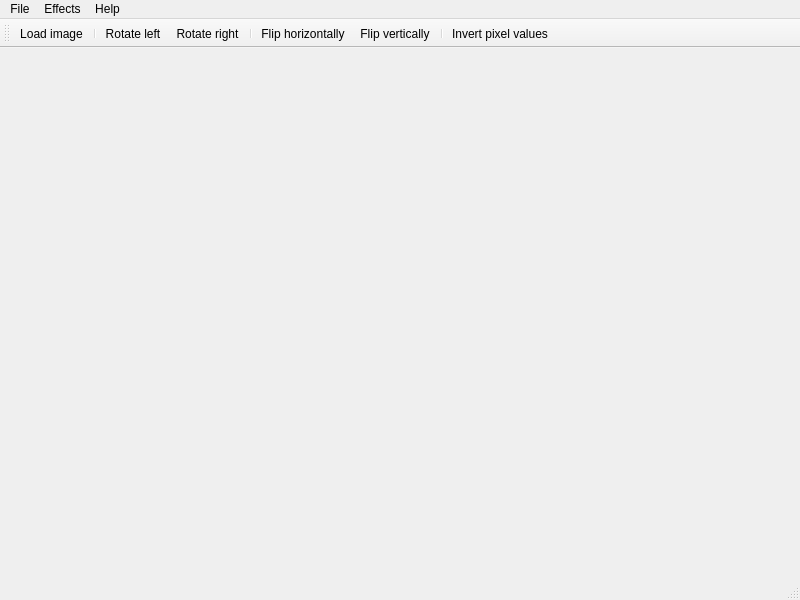
<?xml version="1.0" encoding="UTF-8"?>
<ui version="4.0">
 <class>MainWindow</class>
 <widget class="QMainWindow" name="MainWindow">
  <property name="geometry">
   <rect>
    <x>0</x>
    <y>0</y>
    <width>800</width>
    <height>600</height>
   </rect>
  </property>
  <property name="windowTitle">
   <string>Grayscale Image Manipulator</string>
  </property>
  <property name="windowIcon">
   <iconset resource="../Resource.qrc">
    <normaloff>:/resources/ninja.png</normaloff>:/resources/ninja.png</iconset>
  </property>
  <property name="unifiedTitleAndToolBarOnMac">
   <bool>false</bool>
  </property>
  <widget class="QWidget" name="centralwidget">
   <property name="styleSheet">
    <string notr="true"/>
   </property>
  </widget>
  <widget class="QMenuBar" name="menubar">
   <property name="geometry">
    <rect>
     <x>0</x>
     <y>0</y>
     <width>800</width>
     <height>22</height>
    </rect>
   </property>
   <widget class="QMenu" name="menuFile">
    <property name="title">
     <string>File</string>
    </property>
    <addaction name="actionOpen"/>
   </widget>
   <widget class="QMenu" name="menuEffects">
    <property name="title">
     <string>Effects</string>
    </property>
    <addaction name="actionRotate_left"/>
    <addaction name="actionRotate_right"/>
    <addaction name="separator"/>
    <addaction name="actionFlip_horizontally"/>
    <addaction name="actionFlip_vertically"/>
    <addaction name="separator"/>
    <addaction name="actionInvert_pixel_values"/>
   </widget>
   <widget class="QMenu" name="menuHelp">
    <property name="title">
     <string>Help</string>
    </property>
    <addaction name="actionAbout_Qt"/>
    <addaction name="actionAbout_This_Software"/>
   </widget>
   <addaction name="menuFile"/>
   <addaction name="menuEffects"/>
   <addaction name="menuHelp"/>
  </widget>
  <widget class="QStatusBar" name="statusbar"/>
  <widget class="QToolBar" name="toolBar">
   <property name="windowTitle">
    <string>toolBar</string>
   </property>
   <property name="toolTip">
    <string/>
   </property>
   <attribute name="toolBarArea">
    <enum>TopToolBarArea</enum>
   </attribute>
   <attribute name="toolBarBreak">
    <bool>false</bool>
   </attribute>
   <addaction name="actionOpen"/>
   <addaction name="separator"/>
   <addaction name="actionRotate_left"/>
   <addaction name="actionRotate_right"/>
   <addaction name="separator"/>
   <addaction name="actionFlip_horizontally"/>
   <addaction name="actionFlip_vertically"/>
   <addaction name="separator"/>
   <addaction name="actionInvert_pixel_values"/>
  </widget>
  <action name="actionOpen">
   <property name="icon">
    <iconset resource="../Resource.qrc">
     <normaloff>:/resources/icon-folder-open.svg</normaloff>:/resources/icon-folder-open.svg</iconset>
   </property>
   <property name="text">
    <string>Load image</string>
   </property>
   <property name="shortcut">
    <string>Ctrl+O</string>
   </property>
   <property name="iconVisibleInMenu">
    <bool>true</bool>
   </property>
  </action>
  <action name="actionRotate_left">
   <property name="icon">
    <iconset resource="../Resource.qrc">
     <normaloff>:/resources/icon-rotate-left.svg</normaloff>:/resources/icon-rotate-left.svg</iconset>
   </property>
   <property name="text">
    <string>Rotate left</string>
   </property>
  </action>
  <action name="actionRotate_right">
   <property name="icon">
    <iconset resource="../Resource.qrc">
     <normaloff>:/resources/icon-rotate-right.svg</normaloff>:/resources/icon-rotate-right.svg</iconset>
   </property>
   <property name="text">
    <string>Rotate right</string>
   </property>
  </action>
  <action name="actionFlip_horizontally">
   <property name="icon">
    <iconset resource="../Resource.qrc">
     <normaloff>:/resources/icon-left-right.svg</normaloff>:/resources/icon-left-right.svg</iconset>
   </property>
   <property name="text">
    <string>Flip horizontally</string>
   </property>
  </action>
  <action name="actionFlip_vertically">
   <property name="icon">
    <iconset resource="../Resource.qrc">
     <normaloff>:/resources/icon-up-down.svg</normaloff>:/resources/icon-up-down.svg</iconset>
   </property>
   <property name="text">
    <string>Flip vertically</string>
   </property>
  </action>
  <action name="actionInvert_pixel_values">
   <property name="checkable">
    <bool>false</bool>
   </property>
   <property name="icon">
    <iconset resource="../Resource.qrc">
     <normaloff>:/resources/icon-droplet.svg</normaloff>:/resources/icon-droplet.svg</iconset>
   </property>
   <property name="text">
    <string>Invert pixel values</string>
   </property>
  </action>
  <action name="actionAbout_Qt">
   <property name="text">
    <string>About Qt</string>
   </property>
  </action>
  <action name="actionAbout_This_Software">
   <property name="text">
    <string>About This Software</string>
   </property>
  </action>
 </widget>
 <resources>
  <include location="../Resource.qrc"/>
 </resources>
 <connections/>
</ui>
